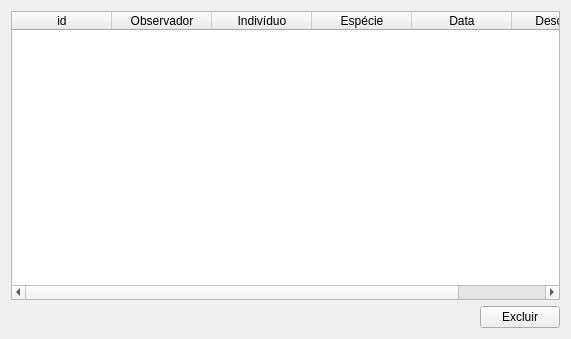
<?xml version="1.0" encoding="UTF-8"?>
<ui version="4.0">
 <class>ControlSessions</class>
 <widget class="QWidget" name="ControlSessions">
  <property name="geometry">
   <rect>
    <x>0</x>
    <y>0</y>
    <width>571</width>
    <height>339</height>
   </rect>
  </property>
  <property name="windowTitle">
   <string>Controle de Sessões</string>
  </property>
  <layout class="QGridLayout" name="gridLayout">
   <item row="1" column="1">
    <widget class="QPushButton" name="remove">
     <property name="text">
      <string>Excluir</string>
     </property>
     <property name="icon">
      <iconset resource="resource.qrc">
       <normaloff>:/icons/remove24x24.png</normaloff>:/icons/remove24x24.png</iconset>
     </property>
    </widget>
   </item>
   <item row="1" column="0">
    <spacer name="horizontalSpacer">
     <property name="orientation">
      <enum>Qt::Horizontal</enum>
     </property>
     <property name="sizeHint" stdset="0">
      <size>
       <width>40</width>
       <height>20</height>
      </size>
     </property>
    </spacer>
   </item>
   <item row="0" column="0" colspan="2">
    <widget class="QTableWidget" name="sessions">
     <property name="editTriggers">
      <set>QAbstractItemView::AnyKeyPressed|QAbstractItemView::DoubleClicked|QAbstractItemView::EditKeyPressed</set>
     </property>
     <property name="alternatingRowColors">
      <bool>true</bool>
     </property>
     <property name="selectionMode">
      <enum>QAbstractItemView::SingleSelection</enum>
     </property>
     <property name="selectionBehavior">
      <enum>QAbstractItemView::SelectRows</enum>
     </property>
     <attribute name="horizontalHeaderStretchLastSection">
      <bool>true</bool>
     </attribute>
     <column>
      <property name="text">
       <string>id</string>
      </property>
     </column>
     <column>
      <property name="text">
       <string>Observador</string>
      </property>
     </column>
     <column>
      <property name="text">
       <string>Indivíduo</string>
      </property>
     </column>
     <column>
      <property name="text">
       <string>Espécie</string>
      </property>
     </column>
     <column>
      <property name="text">
       <string>Data</string>
      </property>
     </column>
     <column>
      <property name="text">
       <string>Descrição</string>
      </property>
     </column>
    </widget>
   </item>
  </layout>
 </widget>
 <resources>
  <include location="resource.qrc"/>
 </resources>
 <connections/>
</ui>
